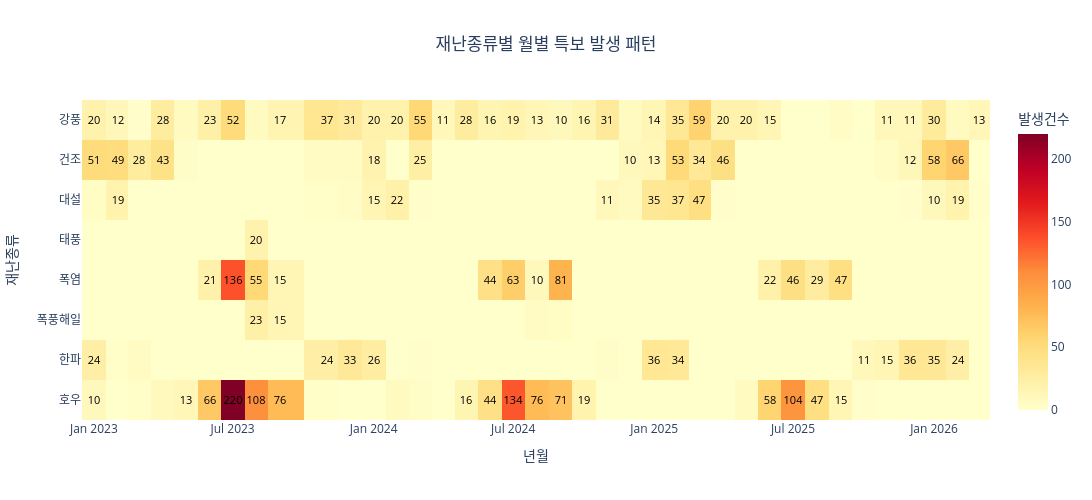

The notebook cell saved with this chart:
### Code cell
df["발표시간"] = pd.to_datetime(df["발표시간"])
df["년월"] = df["발표시간"].dt.to_period("M").astype(str)

month_type = (
    df.groupby(["재난종류", "년월"])
      .size()
      .reset_index(name="발생건수")
)

heat = month_type.pivot(
    index="재난종류",
    columns="년월",
    values="발생건수"
).fillna(0)

# 10 이상만 숫자 표시
text_values = heat.map(lambda x: f"{int(x)}" if x >= 10 else "")

fig = px.imshow(
    heat,
    color_continuous_scale="YlOrRd",
    aspect="auto",
    title="재난종류별 월별 특보 발생 패턴"
)

fig.update_traces(
    text=text_values,
    texttemplate="%{text}",
    textfont={"size":11, "color":"black"},
    hovertemplate="재난종류: %{y}<br>년월: %{x}<br>발생건수: %{z}<extra></extra>"
)

fig.update_layout(
    width=1400,
    height=500,
    xaxis_title="년월",
    yaxis_title="재난종류",
    coloraxis_colorbar_title="발생건수",
    title_x=0.5
)

fig.show()

### Figure 1 — Plotly figure (JSON) as saved in the notebook; plotly's stock layout.template omitted (floating-point values rounded to 4 significant figures; data arrays with more than 128 entries replaced by an {"elided": "..."} marker saying what was removed)
{"data": [{"coloraxis": "coloraxis", "hovertemplate": "재난종류: %{y}<br>년월: %{x}<br>발생건수: %{z}<extra></extra>", "name": "0", "text": {"elided": "8x38 str values"}, "textfont": {"color": "black", "size": 11}, "texttemplate": "%{text}", "type": "heatmap", "x": ["2023-01", "2023-02", "2023-03", "2023-04", "2023-05", "2023-06", "2023-07", "2023-08", "2023-09", "2023-11", "2023-12", "2024-01", "2024-02", "2024-03", "2024-04", "2024-05", "2024-06", "2024-07", "2024-08", "2024-09", "2024-10", "2024-11", "2024-12", "2025-01", "2025-02", "2025-03", "2025-04", "2025-05", "2025-06", "2025-07", "2025-08", "2025-09", "2025-10", "2025-11", "2025-12", "2026-01", "2026-02", "2026-03"], "xaxis": "x", "y": ["강풍", "건조", "대설", "태풍", "폭염", "폭풍해일", "한파", "호우"], "yaxis": "y", "z": {"elided": "8x38 float values"}}], "layout": {"coloraxis": {"colorbar": {"title": {"text": "발생건수"}}, "colorscale": [[0, "rgb(255,255,204)"], [0.125, "rgb(255,237,160)"], [0.25, "rgb(254,217,118)"], [0.375, "rgb(254,178,76)"], [0.5, "rgb(253,141,60)"], [0.625, "rgb(252,78,42)"], [0.75, "rgb(227,26,28)"], [0.875, "rgb(189,0,38)"], [1, "rgb(128,0,38)"]]}, "height": 500, "title": {"text": "재난종류별 월별 특보 발생 패턴", "x": 0.5}, "width": 1400, "xaxis": {"anchor": "y", "domain": [0, 1], "title": {"text": "년월"}}, "yaxis": {"anchor": "x", "autorange": "reversed", "domain": [0, 1], "title": {"text": "재난종류"}}}}
